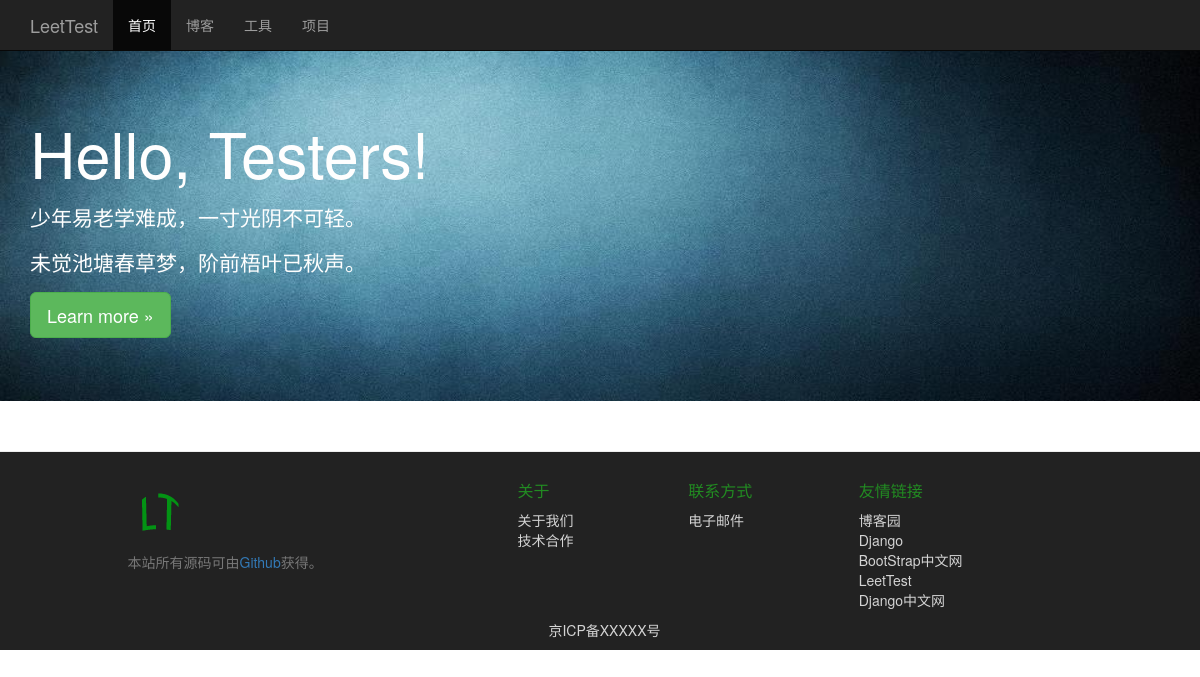
/, run on an earlier commit of the app's database.
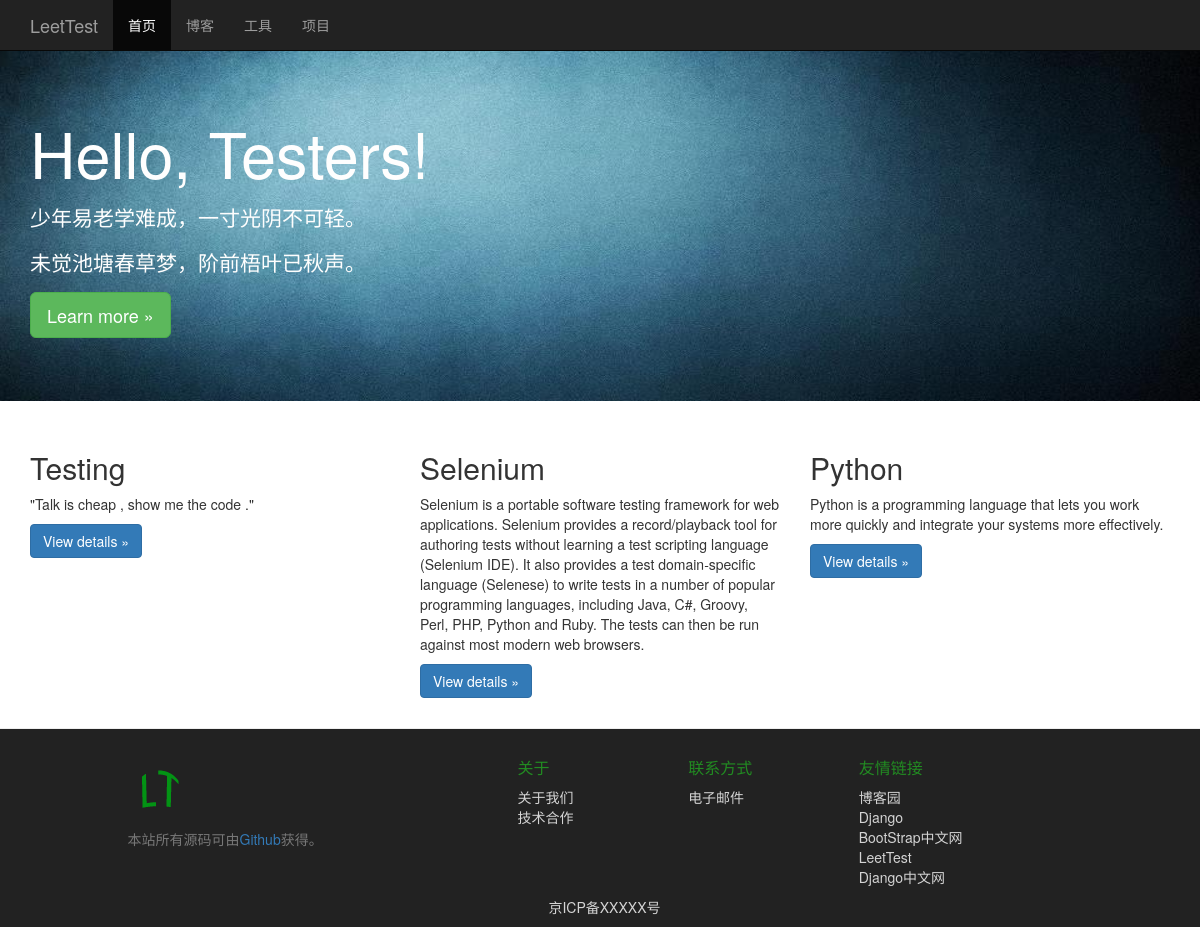
And on a later commit of the database.
### index/models.py (models this page shows, shortened)
class Block(models.Model):
	name = models.CharField(max_length=50)
	description = models.CharField(max_length=500)
	url=models.CharField(max_length=100)

### index/views.py (the view)
# urls.py: url('^$','index.views.index'),
def index(req):
	blocks=Block.objects.all().order_by("-id")
	return render_to_response("index.html",locals())

### index/templates/index.html (shortened to what this page needs)
{% extends "base.html" %}
{% block active-index %}
  class="active"
{% endblock %}
{% block css %}
    <link href="/static/css/index.css" rel="stylesheet">
{% endblock %}
{% block content %}
    <div class="jumbotron">
      <div class="container">
        <h1>Hello, Testers!</h1>
        <p>少年易老学难成，一寸光阴不可轻。 </p>
        <p>未觉池塘春草梦，阶前梧叶已秋声。</p>
        <p><a class="btn btn-lg btn-success" href="/blog" role="button">Learn more &raquo;</a></p>
      </div>
    </div>
    <div class="container">
      <div class="row">
        {% for block in blocks%}
        <div class="col-md-4">
          <h2>{{block.name}}</h2>
          <p>{{block.description}}</p>
          <p><a class="btn btn-primary" href="{{block.url}}" role="button">View details &raquo;</a></p>
        </div>
        {% endfor%}
      </div>
    </div>
{% endblock %}

What changed in the data, as far as the page shows it:
added Block: name "Testing", description "\"Talk is cheap , show me the code .\""
added Block: name "Selenium", description "Selenium is a portable software testing framework for web applications. Selenium provides a record/playback tool for authoring tests without learning a test scripting language (Selenium IDE). It also provides a test domain-specific language (Selenese) to write tests in a number of popular programming languages, including Java, C#, Groovy, Perl, PHP, Python and Ruby. The tests can then be run against most modern web browsers."
added Block: name "Python", description "Python is a programming language that lets you work more quickly and integrate your systems more effectively."
